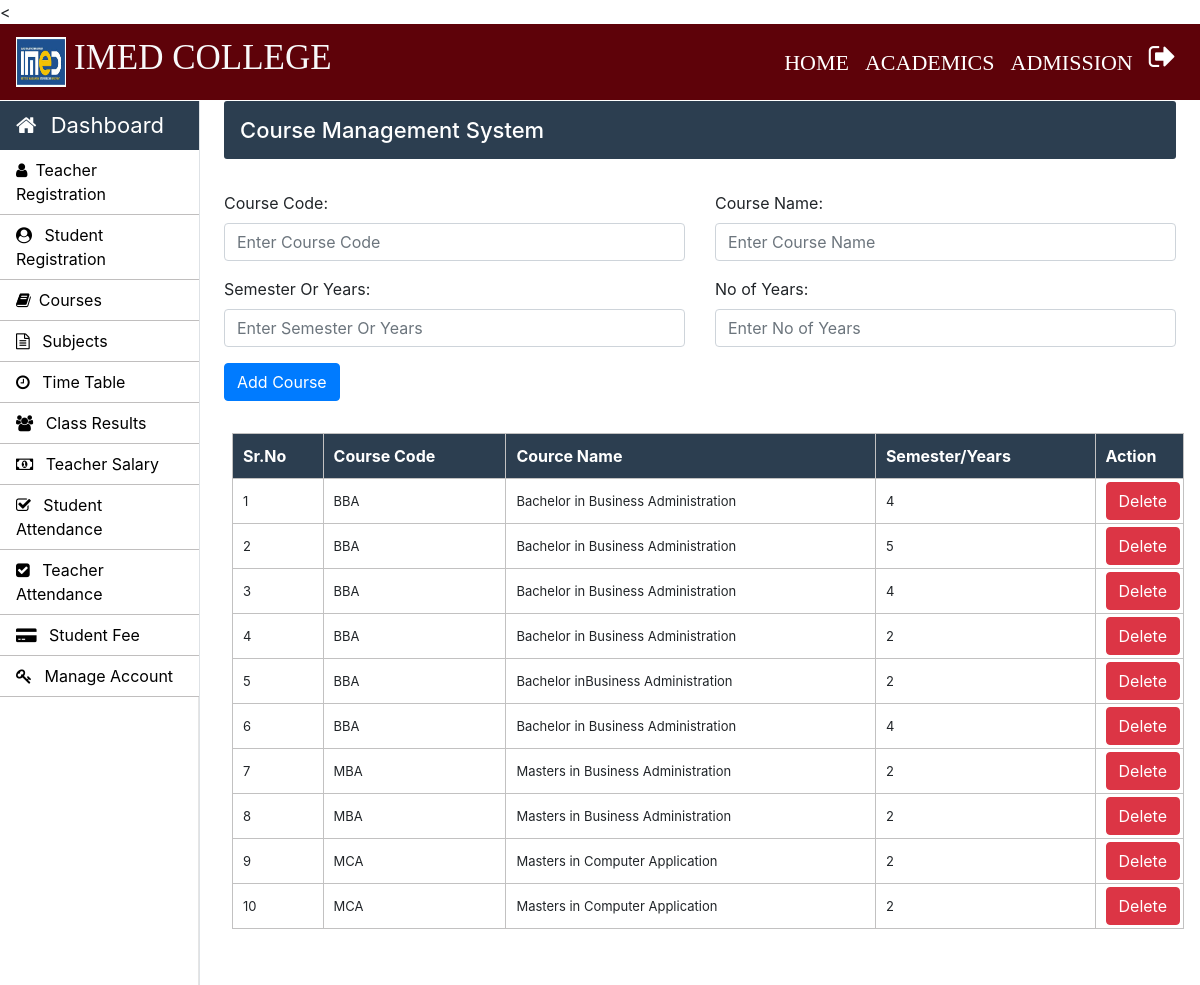
The page /Admin/courses.php (signed in) on the database its author committed.
### tables this page shows
CREATE TABLE `courses` (
  `course_code` varchar(10) NOT NULL,
  `course_name` varchar(50) NOT NULL,
  `semester_or_year` varchar(10) NOT NULL,
  `no_of_year` int(10) NOT NULL
);

### Admin/courses.php (the view, shortened to what this page needs)
<?php
		require_once "../connection/connection.php";
	?>
<!doctype html>
<html lang="en">
	<head>
	</head>
	<body>
		<?php include('../common/common-header.php') ?>
		<?php include('../common/admin-sidebar.php') ?>
		<main role="main" class="col-xl-10 col-lg-9 col-md-8 ml-sm-auto px-md-4 mb-2 w-100">
			<div class="sub-main">
				<div class="bar-margin text-center d-flex flex-wrap flex-md-nowrap pt-3 pb-2 mb-3 text-white admin-dashboard pl-3">
					<h4>Course Management System </h4>
				</div>
				<div class="row">
					<div class="col-md-12">
						<form action="courses.php" method="post">
							<div class="row mt-3">
								<div class="col-md-6">
									<div class="form-group">
										<label for="exampleInputEmail1">Course Code: </label>
										<input type="text" name="course_code" class="form-control" required placeholder="Enter Course Code">
									</div>
								</div>
								<div class="col-md-6">
									<div class="form-group">
										<label for="exampleInputPassword1">Course Name:</label>
										<input type="text" name="course_name" class="form-control" required placeholder="Enter Course Name">
									</div>
								</div>
							</div>
							<div class="row">
								<div class="col-md-6">
									<div class="form-group">
										<label for="exampleInputEmail1">Semester Or Years:</label>
										<input type="text" name="semester_or_year" class="form-control" required placeholder="Enter Semester Or Years">
									</div>
								</div>
								<div class="col-md-6">
									<div class="form-group">
										<label for="exampleInputPassword1">No of Years:</label>
										<input type="text" name="no_of_year" class="form-control" required  placeholder="Enter No of Years">
									</div>
								</div>
							</div>
							<div class="row w-100">
								<div class="col-md-12">
									<input type="submit" name="sub" value="Add Course" class=" btn btn-primary ml-auto">
								</div>
							</div>
						</form>
					</div>
				</div>
				<div class="row">
					<div class="col-md-12 ml-2">
						<section class="mt-3">
							<table class="w-100 table-elements mb-5 table-three-tr" cellpadding="3">
								<tr class="table-tr-head table-three text-white">
									<th>Sr.No</th>
									<th>Course Code</th>
									<th>Cource Name</th>
									<th>Semester/Years</th>
									<th>Action</th>
								</tr>
								<?php
									$sr=1;
									$query="select course_code,course_name,no_of_year from courses";
									$run=mysqli_query($con,$query);
									while($row=mysqli_fetch_array($run)) {
									echo	"<tr>";
									echo	"<td>".$sr++."</td>";
									echo	"<td>".$row['course_code']."</td>";
									echo	"<td>".$row['course_name']."</td>";
									echo	"<td>".$row['no_of_year']."</td>";
									echo	"<td width='20'><a class='btn btn-danger' href=delete-function.php?course_code=".$row['course_code'].">Delete</a></td>";
									echo	"</tr>";
									}
								?>
							</table>
						</section>
					</div>
				</div>
			</div>
		</main>
	</body>
</html>

### Css/style.css (style rules this page uses)
h4 { font-size: 22px; }
.admin-dashboard { margin-top: 1px !important; background: #2c3e50 !important; border-radius: 3px; }
.table-elements tr, td, th { font-size: 13px; border: 1px solid rgb(194, 193, 193); padding-left: 10px !important; }
.table-three { background: #2c3e50 !important; }
.table-tr-head { height: 45px !important; padding: 10px !important; margin-top: 5px !important; }
.table-font-for-transcript td, th { font-size: 16px !important; }

### rows shown on the page
courses: course_code "BBA", course_name "Bachelor in Business Administration", no_of_year "4"
courses: course_code "BBA", course_name "Bachelor in Business Administration", no_of_year "5"
courses: course_code "BBA", course_name "Bachelor in Business Administration", no_of_year "4"
courses: course_code "BBA", course_name "Bachelor in Business Administration", no_of_year "2"
courses: course_code "BBA", course_name "Bachelor inBusiness Administration", no_of_year "2"
courses: course_code "BBA", course_name "Bachelor in Business Administration", no_of_year "4"
courses: course_code "MBA", course_name "Masters in Business Administration", no_of_year "2"
courses: course_code "MBA", course_name "Masters in Business Administration", no_of_year "2"
courses: course_code "MCA", course_name "Masters in Computer Application", no_of_year "2"
courses: course_code "MCA", course_name "Masters in Computer Application", no_of_year "2"
